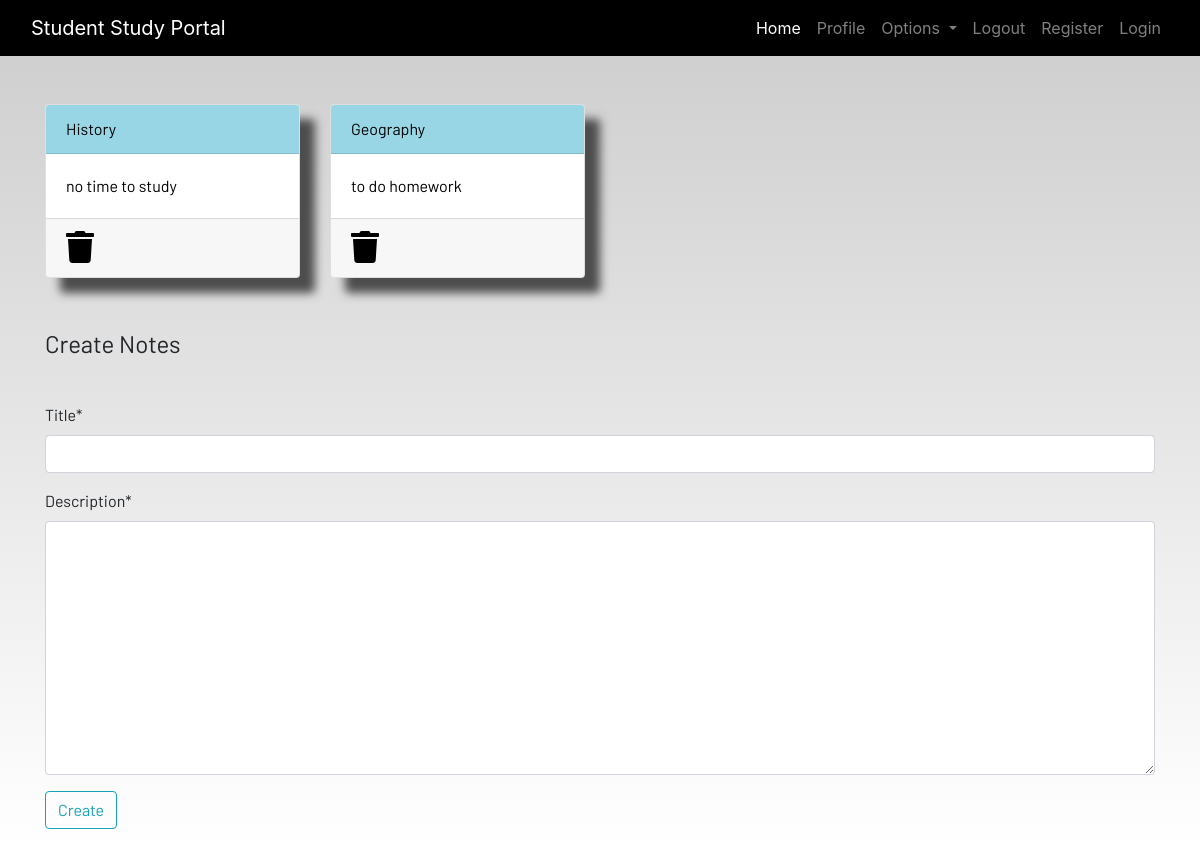
Screenshot of /notes (signed in) with the database file from the repository.
### dashboard/models.py (models this page shows, shortened)
class Notes(models.Model):
    user = models.ForeignKey(User,on_delete=models.CASCADE)
    title = models.CharField(max_length=200)
    description = models.TextField()
    class Meta:
        verbose_name = "notes"
        verbose_name_plural = "notes"

### dashboard/views.py (the view)
# urls.py: path("notes",views.notes,name="notes"),
def notes(request):
    if request.method == "POST":
        form =NotesForm(request.POST)
        if form.is_valid():
            notes = Notes(user=request.user,title=request.POST["title"],description=request.POST["description"])
            notes.save()
        messages.success(request,f"Notes Added from {request.user.username} successfully!")
        return redirect("notes")
    else:
        form = NotesForm()
    notes = Notes.objects.filter(user=request.user)
    context= {"notes":notes,"form":form}
    return render(request,"dashboard/notes.html",context)

### dashboard/forms.py
class NotesForm(forms.ModelForm):
    class Meta:
        model = Notes
        fields = ["title","description"]

### dashboard/templates/dashboard/notes.html (shortened to what this page needs)
{% extends 'dashboard/base.html' %}
{% load static %}
{% load crispy_forms_tags %}
{% block content %}
<div class="container">
    <div class="row">
    {% for note in notes%}
        <div class="col-md-3">
            <a href="{% url 'notes-detail' note.id %}">
                <div class="card">
                    <div class="card-header">{{note.title}}</div>
                    <div class="card-body">{{note.description|slice:"0:100"}}</div>
                    <div class="card-footer mt-auto "><a href="{% url "delete-note" note.id %}">
                        <i class="fa fa-trash fa-2x"></i></a>
                    </div>
                </div>
            </a>
        </div>
    {% endfor %}
        <br><br>
    </div>
</div>
<br><br>
<div class="container">
    <form method = "POST">
        <fieldset class="form-group">
            <legend class="border-bottom mb-4">Create Notes</legend>
        </fieldset>
        {{form|crispy}}
        <div class="form-group">
            <button href="/notes/" class="btn btn-outline-info" type="submit">
                Create
            </button>
        </div>
    </form>
</div>
{% endblock content %}

### static/css/main.css (style rules this page uses)
html { scroll-behavior: smooth; height: 100%; width: 100%; }
.card { box-shadow: 15px 15px 10px rgb(78, 77, 77); }
a { text-decoration: none !important; color: black; }
.card-header { color: black !important; background: rgb(152, 214, 230) !important; transition: 0.3s ease-in; }
html, body { max-width: 100%; overflow-x: hidden; height: 100%; width: 100%; }
body { background: linear-gradient(rgba(0, 0, 0, 0.2), rgba(255, 255, 255, 0.5)); overflow-x: hidden; background-repeat: no-repeat; }
.card-header { background-color: rgb(133, 204, 231); }
.col-md-3 .card { width: 100%; height: 100%; }
.fa { color: black; }

### rows the page displays
Notes: title "History", description "no time to study"
Notes: title "Geography", description "to do homework"
